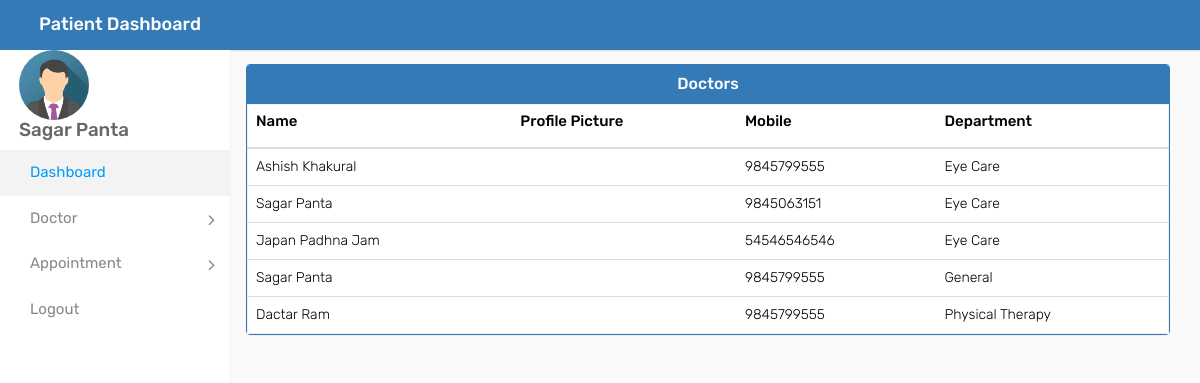
The page /patient_view_doctors (signed in) on the database its author committed.
### account/models.py (models this page shows, shortened)
class Doctor(models.Model):
    user=models.OneToOneField(User,on_delete=models.CASCADE)
    profile_pic= models.ImageField(upload_to='profilepic/Doctor/',null=True,blank=True)
    contact = models.CharField(max_length=20,null=True)
    gender = models.PositiveSmallIntegerField(
        choices=GENDER_CHOICE, default=3)
    address = models.CharField(max_length=40)
    department= models.CharField(max_length=50,choices=DEPARTMENT,default='Cardiologist')
    status=models.BooleanField(default=False)
    @property
    def get_name(self):
        return self.user.first_name+" "+self.user.last_name

### account/views.py (the view)
# urls.py: path('patient_view_doctors', views.patient_view_doctors,name="patient_view_doctors"),
@login_required(login_url='login')
@user_passes_test(logged_as_patient)
def patient_view_doctors(request):
    doctor=models.Doctor.objects.all().filter(status=True)
    data={
        'doctor':doctor
    }
    return render(request,'patient_view_doctors.html',context=data)

### account/views.py (called while the page is built)
def logged_as_patient(user):
    return user.groups.filter(name='patient').exists()

### templates/patient_view_doctors.html (shortened to what this page needs)
{% extends 'patient_base.html' %}
{% load static %}
{% block content %}
<div class="container"  style="padding-left: 111px; margin-top:14px; font-size:14px">
	<div class="panel panel-primary">
		<div class="panel-heading" style="text-align:center;">
		<h6 class="panel-title">Doctors</h6>
	  </div>
	  <table class="table table-hover" id="dev-table">
		<thead>
			<tr>
				<th><h1 style="font-size:15px;">Name</h1></th>
				<th><h1 style="font-size:15px;">Profile Picture</h1></th>
				<th><h1 style="font-size:15px;">Mobile</h1></th>
				<th><h1 style="font-size:15px;">Department</h1></th>
			</tr>
		</thead>
		{% for d in doctor %}
		<tr>
		  <td> {{d.get_name}}</td>
		  <td>
			</td>
		  <td>{{d.contact}}</td>
		  <td>{{d.department}}</td>
		</tr>
		{% endfor %}
	  </table>
	</div>
  </div>
{% endblock content %}

### templates/patient_base.html (shortened to what this page needs)
<!DOCTYPE html>
{% load static %}
<html lang="en">
<head>
    <link href="http://cdnjs.cloudflare.com/ajax/libs/font-awesome/4.3.0/css/font-awesome.css" rel="stylesheet"  type='text/css'>
    <link rel="stylesheet" type="text/css" href="{% static 'css/bootstrap.min.css' %}">
    <link rel="stylesheet" type="text/css" href="{% static 'css/font-awesome.min.css' %}">
    <link rel="stylesheet" type="text/css" href="{% static 'css/style.css' %}">
</head>
<body>
    <div class="main-wrapper">
        <div class="header">
			<div class="header-left">
				<a href="{% url 'patient_dashboard' %}" class="logo">
					<span>Patient Dashboard</span>
				</a>
			</div>
        </div>
        <div class="sidebar" id="sidebar">
            <div class="sidebar-inner slimscroll">
                <div id="sidebar-menu" class="sidebar-menu">
                    <ul>
                       <img src="{% static 'images/img_avatar.png' %}" alt="Avatar" style="width:70px">
					   <h2 class="Pat1">{{request.user.first_name}} {{request.user.last_name}}</h2>
                        <li class="active">
                            <a href="{% url 'patient_dashboard' %}"><span>Dashboard</span></a>
                        </li>
                        <li class="submenu">
                                <a href="#"><span> Doctor </span> <span class="menu-arrow"></span></a>
                         </li>
                        <li class="submenu">
                                <a href="#"><span> Appointment </span> <span class="menu-arrow"></span></a>
                        </li>
                        <li>
                            <a href="{% url 'logout' %}"><span>Logout</span></a>
                        </li>
                    </ul>
                </div>
            </div>
        </div>
    {% block content%}
    {% endblock content%}
</body>
</html>

### templates/patient_base.html (style rules this page uses)
img { border-radius: 50%; margin-left : 19px; }
h2.Pat1 { margin-left : 19px; }
.active { background-color: green; color: white; }

### rows shown on the page
Doctor: get_name "Ashish Khakural", contact "9845799555", department "Eye Care"
Doctor: get_name "Sagar Panta", contact "9845063151", department "Eye Care"
Doctor: get_name "Japan Padhna Jam", contact "54546546546", department "Eye Care"
Doctor: get_name "Sagar Panta", contact "9845799555", department "General"
Doctor: get_name "Dactar Ram", contact "9845799555", department "Physical Therapy"

### other values the page prints
{{ request.user.first_name }} "Sagar"
{{ request.user.last_name }} "Panta"
